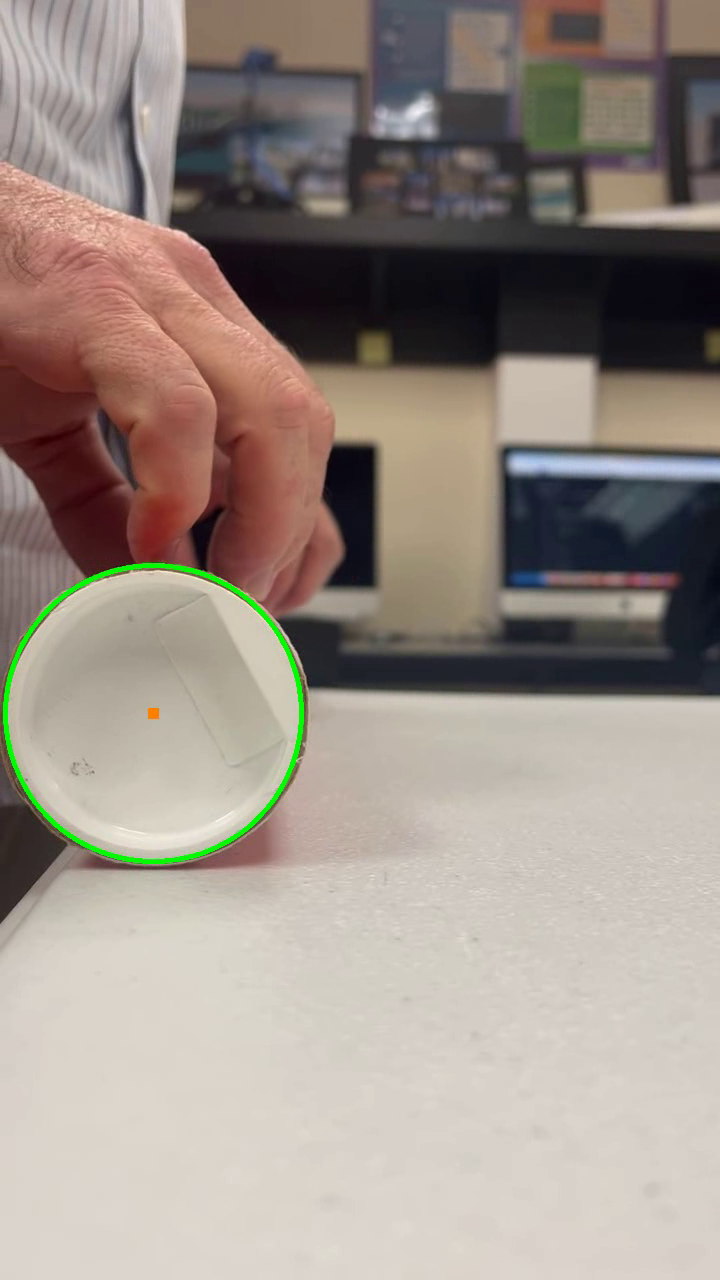
#> input picture frame 22 of task/rolling_can/Solution_gemini-2.5-pro_agentV1/gemini_solution_4.mp4, 720 x 1280 px, given in place of rollcan.mp4, which was not available
$ python human.py
#> lines starting #> are read from the running program, lines starting #| are printed output that depends on the picture; after the words box and inside, x2 and y2 are one past the last pixel; in counts of white or black regions, pixels touching at a corner belong together; pictures that were not available may be replaced by others from this repository, and a replacement may not be noted
import cv2
import numpy as np
import csv


# Resizes the camera
def resize_with_aspect_ratio(image, width=None, height=None, inter=cv2.INTER_AREA):
   dim = None
   (h, w) = image.shape[:2]

   if width is None and height is None:
       return image, 1.0

   if width is None:
       r = height / float(h)
       dim = (int(w * r), height)
   else:
       r = width / float(w)
       dim = (width, int(h * r))

   resized_image = cv2.resize(image, dim, interpolation=inter)
   return resized_image, r


# Function to detect the can
def detect_cans_in_video():
   cap = cv2.VideoCapture("rollcan.mp4")

   # Open CSV file for writing
   with open('human_circle_coordinates.csv', 'w', newline='') as csvfile:
       csvwriter = csv.writer(csvfile)
       csvwriter.writerow(['Frame_Index', 'X', 'Y', 'Radius'])

       frame_index = 0

       while True:
           ret, frame = cap.read()
#> frame is the input picture: shape (1280, 720, 3); mean B, G, R 135.1, 143.1, 154.1
           # cap = turn_vid(cap)
           if not ret:
               break
           # rotate the frame 90 degrees
           frame = cv2.rotate(frame, cv2.ROTATE_90_CLOCKWISE)
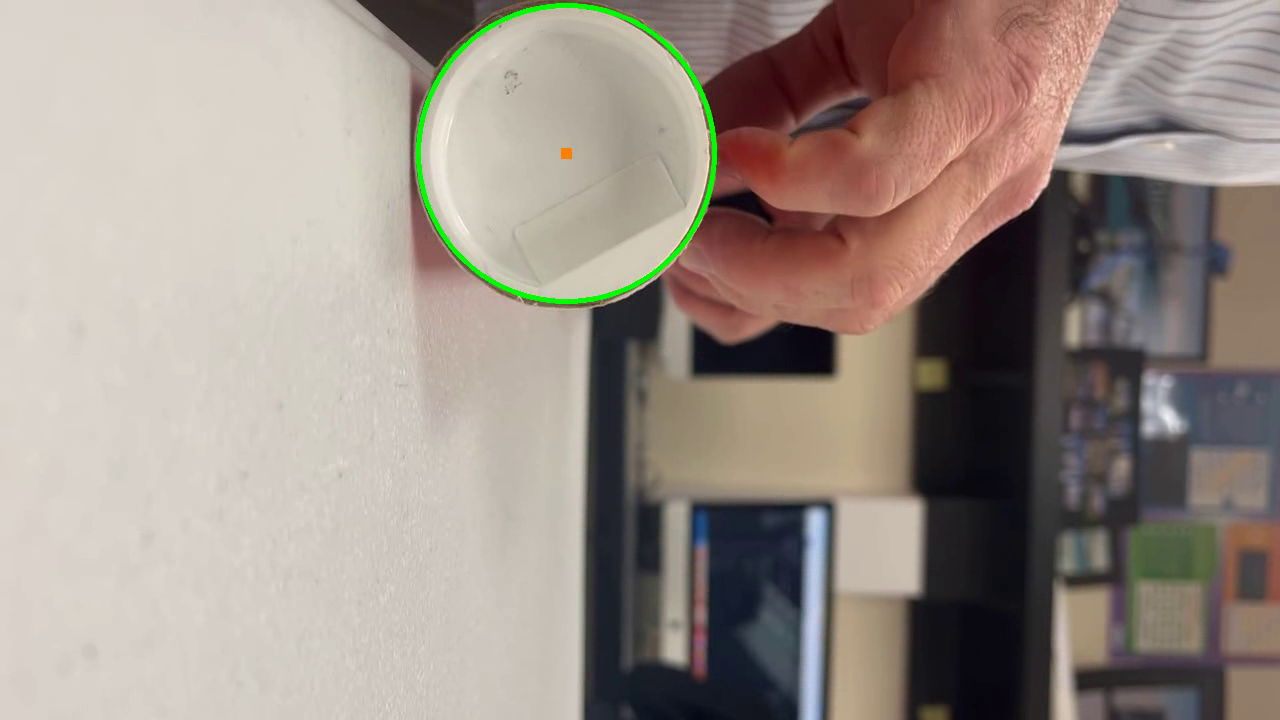
#> frame: shape (720, 1280, 3); mean B, G, R 135.1, 143.1, 154.1
           # Call resize function to enhance circle detection accuracy
           resized_frame, scale_factor = resize_with_aspect_ratio(frame, width=300)
#> scale_factor = 0.234

           # Gray and blur photos for better image processing
           gray = cv2.cvtColor(resized_frame, cv2.COLOR_BGR2GRAY)
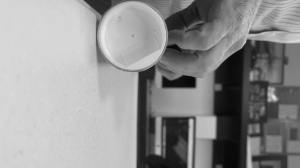
#> gray: shape (168, 300); min 6, max 234, mean 145.5
           blurred = cv2.GaussianBlur(gray, (9, 9), 2)
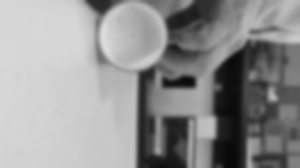
#> blurred: shape (168, 300); min 7, max 221, mean 145.5


           # Detect circles with HoughCircles
           circles = cv2.HoughCircles(
               blurred,
               cv2.HOUGH_GRADIENT,
               dp=1.2,
               minDist=13,
               param1=60,
               param2=80,
               minRadius=0,
               maxRadius=0
           )
#> circles = [[132.6, 36.6, 34.56]]

           overlay_frame = frame.copy()

           # Initialize coordinates as empty
           x_coord, y_coord, radius = '', '', ''

           if circles is not None:
               circles = np.uint16(np.around(circles[0, :]))
#> circles = [[133, 37, 35]]

               for circle in circles:
                   x, y, r = circle
                   # Scale the size of the drawn circle back to the original
                   x_scaled = int(x * (1 / scale_factor))
                   y_scaled = int(y * (1 / scale_factor))
                   r_scaled = int(r * (1 / scale_factor))

                   # Store coordinates for CSV
                   x_coord, y_coord, radius = x_scaled, y_scaled, r_scaled

                   # Draw the outer circle on the original frame
                   cv2.circle(overlay_frame, (x_scaled, y_scaled), r_scaled, (0, 255, 0), 3)
                   # Draw the center of the circle on the original frame
                   cv2.circle(overlay_frame, (x_scaled, y_scaled), 2, (0, 0, 255), 3)
#> this loop made 1 pass
#> (x, y, r, x_scaled, y_scaled, r_scaled, x_coord, y_coord) on pass 1: (133, 37, 35, 567, 157, 149, 567, 157)
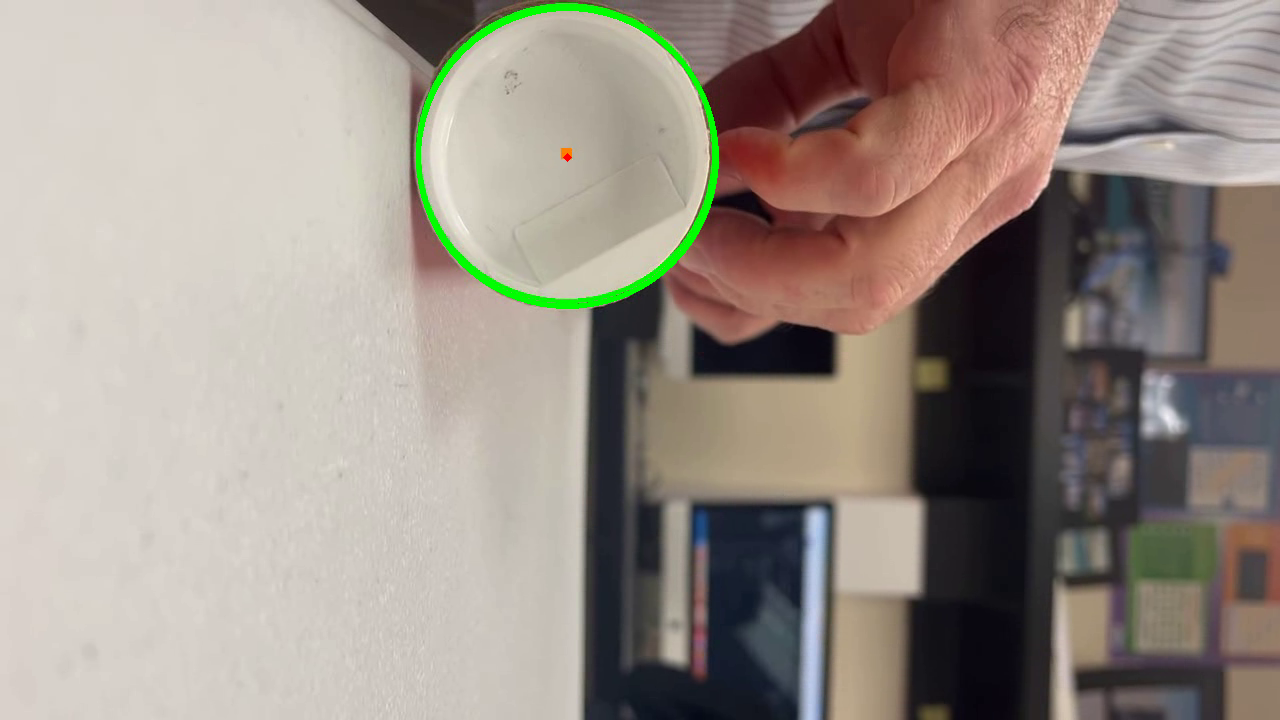
#> overlay_frame: shape (720, 1280, 3); 0.49% of pixels changed, all inside (x1, y1, x2, y2) = (416, 6, 719, 309)

           # Write frame data to CSV
           csvwriter.writerow([frame_index, x_coord, y_coord, radius])

           cv2.imshow("Original Video with Circle Detection", overlay_frame)

           # Exit on pressing 'q'
           if cv2.waitKey(1) & 0xFF == ord('q'):
#> (key q is pressed here)
               break

           frame_index += 1

   cap.release()
   cv2.destroyAllWindows()


# Start the program
detect_cans_in_video()

$ run again, starting later in the video
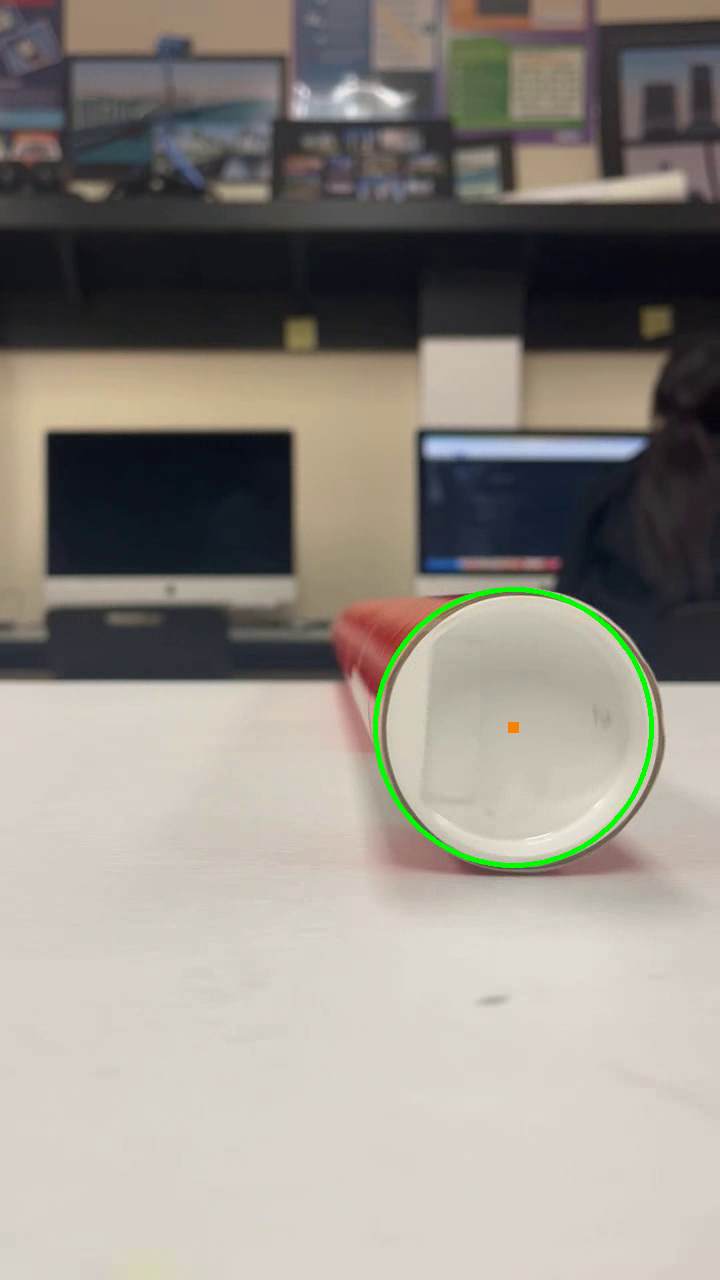
#> input picture frame 102 of task/rolling_can/Solution_gemini-2.5-pro_agentV1/gemini_solution_4.mp4, 720 x 1280 px, given in place of rollcan.mp4, which was not available
#> in detect_cans_in_video, frame is the input picture: shape (1280, 720, 3); mean B, G, R 133.4, 140.7, 145.7
#> frame: shape (720, 1280, 3)
#> scale_factor = 0.234
#> in detect_cans_in_video, `blurred = cv2.GaussianBlur(gray, (9, 9), 2)`:
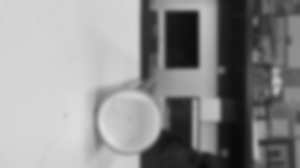
#> blurred: shape (168, 300); min 9, max 220, mean 141.4
#> in detect_cans_in_video, `circles = cv2.HoughCircles( blurred, cv2.HOUGH_GRADIENT, dp=1.2, minDi..`: circles = [[129, 120.6, 30.72]]
#> in detect_cans_in_video, `circles = np.uint16(np.around(circles[0, :]))`: circles = [[129, 121, 31]]
#> the loop in detect_cans_in_video, `for circle in circles:` made 1 pass
#> (x, y, r, x_scaled, y_scaled, r_scaled, x_coord, y_coord) on pass 1: (129, 121, 31, 550, 516, 132, 550, 516)
#> after the loop in detect_cans_in_video, `for circle in circles:`:
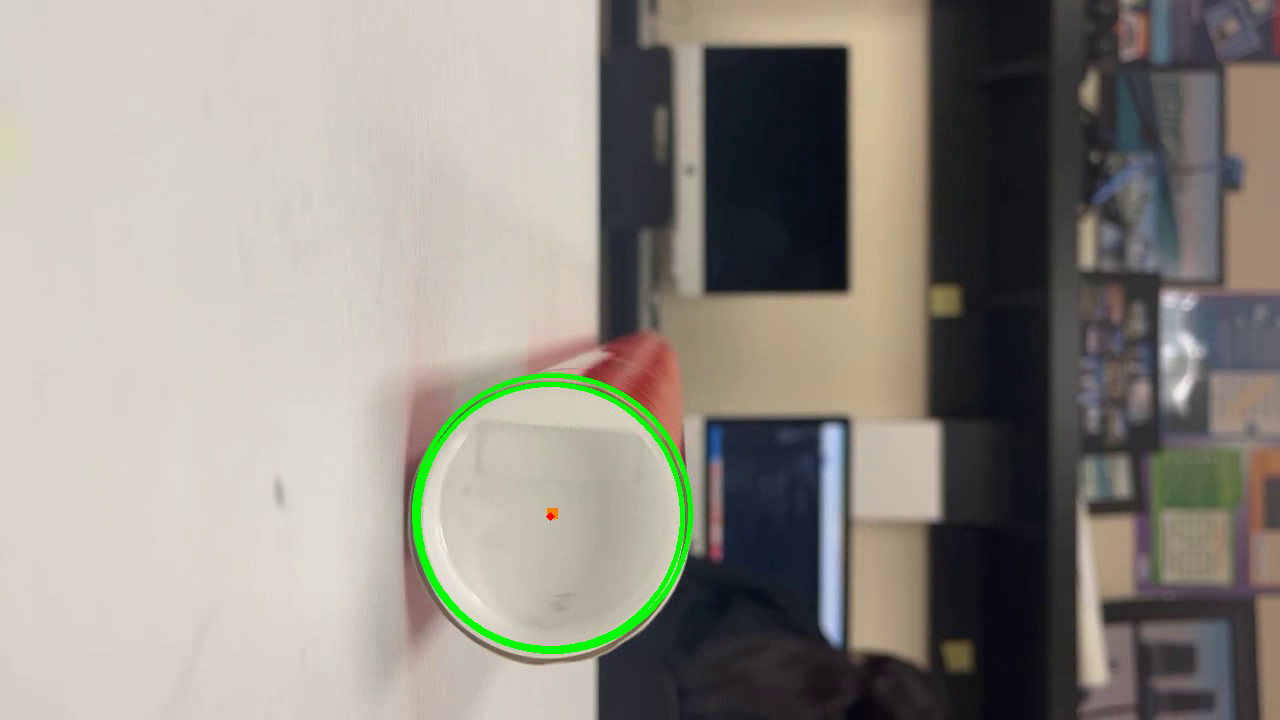
#> overlay_frame: shape (720, 1280, 3); mean B, G, R 132.9, 141, 145

$ run again, starting later in the video
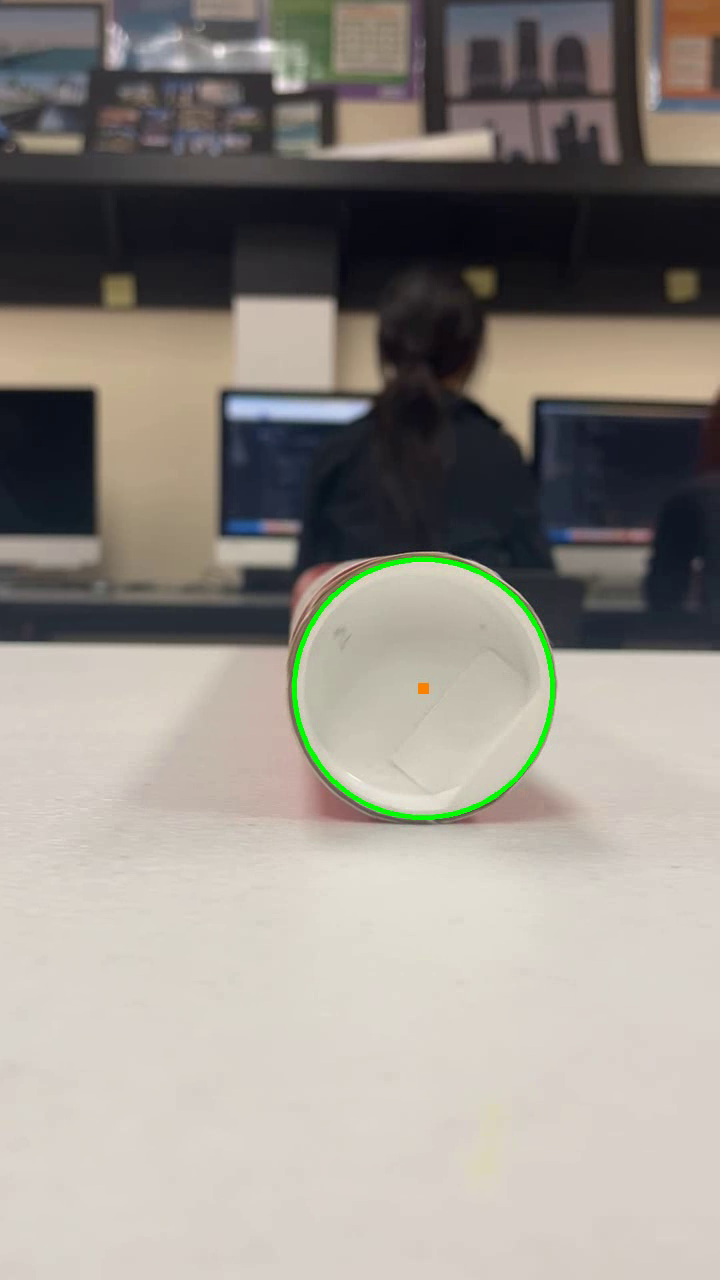
#> input picture frame 182 of task/rolling_can/Solution_gemini-2.5-pro_agentV1/gemini_solution_4.mp4, 720 x 1280 px, given in place of rollcan.mp4, which was not available
#> in detect_cans_in_video, frame is the input picture: shape (1280, 720, 3); mean B, G, R 136.3, 142.8, 148.1
#> frame: shape (720, 1280, 3)
#> scale_factor = 0.234
#> in detect_cans_in_video, `blurred = cv2.GaussianBlur(gray, (9, 9), 2)`:
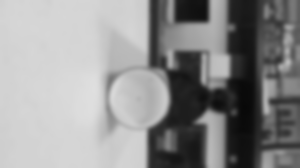
#> blurred: shape (168, 300); min 8, max 223, mean 143.7
#> in detect_cans_in_video, `circles = cv2.HoughCircles( blurred, cv2.HOUGH_GRADIENT, dp=1.2, minDi..`: circles = [[138.6, 99, 29.76]]
#> in detect_cans_in_video, `circles = np.uint16(np.around(circles[0, :]))`: circles = [[139, 99, 30]]
#> the loop in detect_cans_in_video, `for circle in circles:` made 1 pass
#> (x, y, r, x_scaled, y_scaled, r_scaled, x_coord, y_coord) on pass 1: (139, 99, 30, 593, 422, 128, 593, 422)
#> after the loop in detect_cans_in_video, `for circle in circles:`:
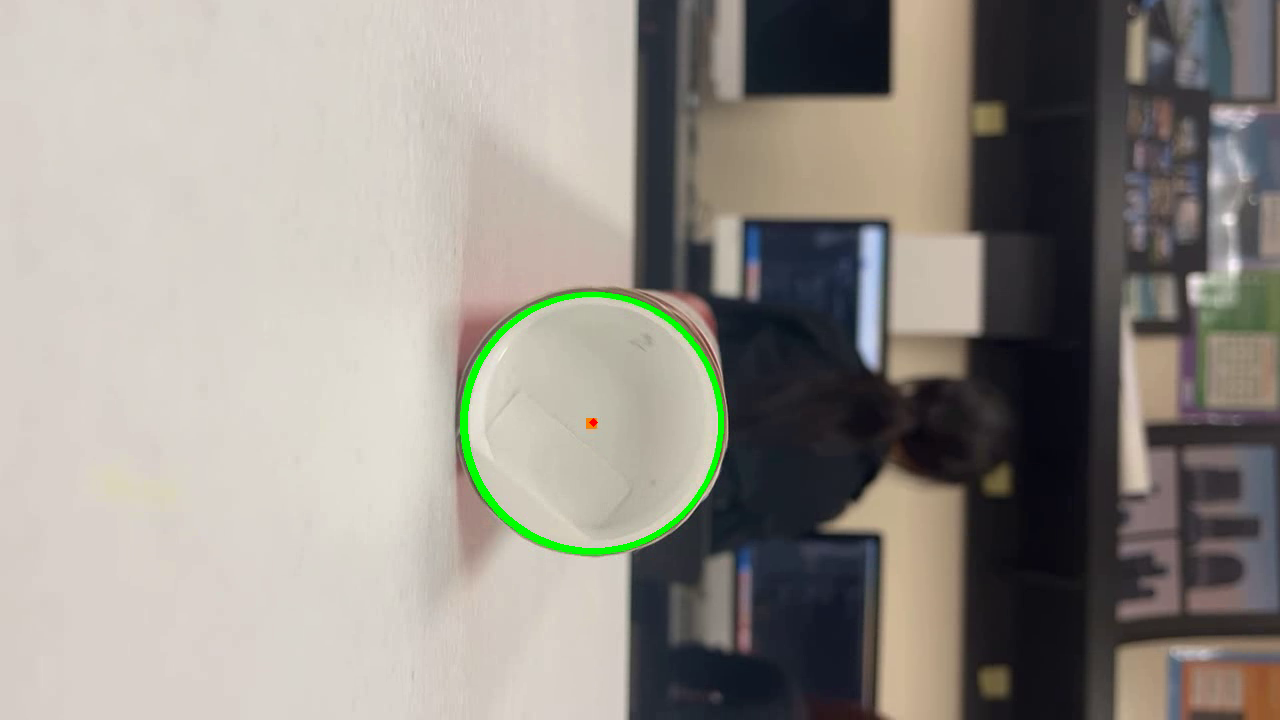
#> overlay_frame: shape (720, 1280, 3); mean B, G, R 136.1, 142.9, 147.8
